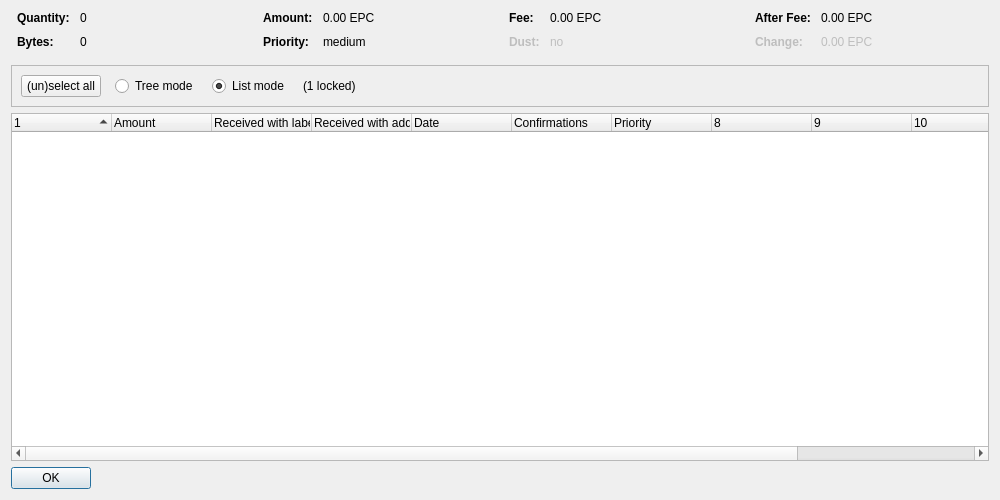
<?xml version="1.0" encoding="UTF-8"?>
<ui version="4.0">
 <class>CoinControlDialog</class>
 <widget class="QDialog" name="CoinControlDialog">
  <property name="geometry">
   <rect>
    <x>0</x>
    <y>0</y>
    <width>1000</width>
    <height>500</height>
   </rect>
  </property>
  <property name="windowTitle">
   <string>Coin Selection</string>
  </property>
  <layout class="QVBoxLayout" name="verticalLayout">
   <item>
    <layout class="QHBoxLayout" name="horizontalLayoutTop" stretch="0,0,0,0">
     <property name="topMargin">
      <number>0</number>
     </property>
     <property name="bottomMargin">
      <number>10</number>
     </property>
     <item>
      <layout class="QFormLayout" name="formLayoutCoinControl1">
       <property name="horizontalSpacing">
        <number>10</number>
       </property>
       <property name="verticalSpacing">
        <number>10</number>
       </property>
       <property name="leftMargin">
        <number>6</number>
       </property>
       <property name="rightMargin">
        <number>6</number>
       </property>
       <item row="0" column="0">
        <widget class="QLabel" name="labelCoinControlQuantityText">
         <property name="font">
          <font>
           <weight>75</weight>
           <bold>true</bold>
          </font>
         </property>
         <property name="text">
          <string>Quantity:</string>
         </property>
        </widget>
       </item>
       <item row="0" column="1">
        <widget class="QLabel" name="labelCoinControlQuantity">
         <property name="cursor">
          <cursorShape>IBeamCursor</cursorShape>
         </property>
         <property name="contextMenuPolicy">
          <enum>Qt::ActionsContextMenu</enum>
         </property>
         <property name="text">
          <string notr="true">0</string>
         </property>
         <property name="textInteractionFlags">
          <set>Qt::LinksAccessibleByMouse|Qt::TextSelectableByKeyboard|Qt::TextSelectableByMouse</set>
         </property>
        </widget>
       </item>
       <item row="1" column="0">
        <widget class="QLabel" name="labelCoinControlBytesText">
         <property name="font">
          <font>
           <weight>75</weight>
           <bold>true</bold>
          </font>
         </property>
         <property name="text">
          <string>Bytes:</string>
         </property>
        </widget>
       </item>
       <item row="1" column="1">
        <widget class="QLabel" name="labelCoinControlBytes">
         <property name="cursor">
          <cursorShape>IBeamCursor</cursorShape>
         </property>
         <property name="contextMenuPolicy">
          <enum>Qt::ActionsContextMenu</enum>
         </property>
         <property name="text">
          <string notr="true">0</string>
         </property>
         <property name="textInteractionFlags">
          <set>Qt::LinksAccessibleByMouse|Qt::TextSelectableByKeyboard|Qt::TextSelectableByMouse</set>
         </property>
        </widget>
       </item>
      </layout>
     </item>
     <item>
      <layout class="QFormLayout" name="formLayoutCoinControl2">
       <property name="horizontalSpacing">
        <number>10</number>
       </property>
       <property name="verticalSpacing">
        <number>10</number>
       </property>
       <property name="leftMargin">
        <number>6</number>
       </property>
       <property name="rightMargin">
        <number>6</number>
       </property>
       <item row="0" column="0">
        <widget class="QLabel" name="labelCoinControlAmountText">
         <property name="font">
          <font>
           <weight>75</weight>
           <bold>true</bold>
          </font>
         </property>
         <property name="text">
          <string>Amount:</string>
         </property>
        </widget>
       </item>
       <item row="0" column="1">
        <widget class="QLabel" name="labelCoinControlAmount">
         <property name="cursor">
          <cursorShape>IBeamCursor</cursorShape>
         </property>
         <property name="contextMenuPolicy">
          <enum>Qt::ActionsContextMenu</enum>
         </property>
         <property name="text">
          <string notr="true">0.00 EPC</string>
         </property>
         <property name="textInteractionFlags">
          <set>Qt::LinksAccessibleByMouse|Qt::TextSelectableByKeyboard|Qt::TextSelectableByMouse</set>
         </property>
        </widget>
       </item>
       <item row="1" column="0">
        <widget class="QLabel" name="labelCoinControlPriorityText">
         <property name="font">
          <font>
           <weight>75</weight>
           <bold>true</bold>
          </font>
         </property>
         <property name="text">
          <string>Priority:</string>
         </property>
        </widget>
       </item>
       <item row="1" column="1">
        <widget class="QLabel" name="labelCoinControlPriority">
         <property name="cursor">
          <cursorShape>IBeamCursor</cursorShape>
         </property>
         <property name="contextMenuPolicy">
          <enum>Qt::ActionsContextMenu</enum>
         </property>
         <property name="text">
          <string notr="true">medium</string>
         </property>
         <property name="textInteractionFlags">
          <set>Qt::LinksAccessibleByMouse|Qt::TextSelectableByKeyboard|Qt::TextSelectableByMouse</set>
         </property>
        </widget>
       </item>
      </layout>
     </item>
     <item>
      <layout class="QFormLayout" name="formLayoutCoinControl3">
       <property name="horizontalSpacing">
        <number>10</number>
       </property>
       <property name="verticalSpacing">
        <number>10</number>
       </property>
       <property name="leftMargin">
        <number>6</number>
       </property>
       <property name="rightMargin">
        <number>6</number>
       </property>
       <item row="0" column="0">
        <widget class="QLabel" name="labelCoinControlFeeText">
         <property name="font">
          <font>
           <weight>75</weight>
           <bold>true</bold>
          </font>
         </property>
         <property name="text">
          <string>Fee:</string>
         </property>
        </widget>
       </item>
       <item row="0" column="1">
        <widget class="QLabel" name="labelCoinControlFee">
         <property name="cursor">
          <cursorShape>IBeamCursor</cursorShape>
         </property>
         <property name="contextMenuPolicy">
          <enum>Qt::ActionsContextMenu</enum>
         </property>
         <property name="text">
          <string notr="true">0.00 EPC</string>
         </property>
         <property name="textInteractionFlags">
          <set>Qt::LinksAccessibleByMouse|Qt::TextSelectableByKeyboard|Qt::TextSelectableByMouse</set>
         </property>
        </widget>
       </item>
       <item row="1" column="0">
        <widget class="QLabel" name="labelCoinControlLowOutputText">
         <property name="enabled">
          <bool>false</bool>
         </property>
         <property name="font">
          <font>
           <weight>75</weight>
           <bold>true</bold>
          </font>
         </property>
         <property name="text">
          <string>Dust:</string>
         </property>
        </widget>
       </item>
       <item row="1" column="1">
        <widget class="QLabel" name="labelCoinControlLowOutput">
         <property name="enabled">
          <bool>false</bool>
         </property>
         <property name="cursor">
          <cursorShape>IBeamCursor</cursorShape>
         </property>
         <property name="contextMenuPolicy">
          <enum>Qt::ActionsContextMenu</enum>
         </property>
         <property name="text">
          <string notr="true">no</string>
         </property>
         <property name="textInteractionFlags">
          <set>Qt::LinksAccessibleByMouse|Qt::TextSelectableByKeyboard|Qt::TextSelectableByMouse</set>
         </property>
        </widget>
       </item>
      </layout>
     </item>
     <item>
      <layout class="QFormLayout" name="formLayoutCoinControl4">
       <property name="horizontalSpacing">
        <number>10</number>
       </property>
       <property name="verticalSpacing">
        <number>10</number>
       </property>
       <property name="leftMargin">
        <number>6</number>
       </property>
       <property name="rightMargin">
        <number>6</number>
       </property>
       <item row="0" column="0">
        <widget class="QLabel" name="labelCoinControlAfterFeeText">
         <property name="font">
          <font>
           <weight>75</weight>
           <bold>true</bold>
          </font>
         </property>
         <property name="text">
          <string>After Fee:</string>
         </property>
        </widget>
       </item>
       <item row="0" column="1">
        <widget class="QLabel" name="labelCoinControlAfterFee">
         <property name="cursor">
          <cursorShape>IBeamCursor</cursorShape>
         </property>
         <property name="contextMenuPolicy">
          <enum>Qt::ActionsContextMenu</enum>
         </property>
         <property name="text">
          <string notr="true">0.00 EPC</string>
         </property>
         <property name="textInteractionFlags">
          <set>Qt::LinksAccessibleByMouse|Qt::TextSelectableByKeyboard|Qt::TextSelectableByMouse</set>
         </property>
        </widget>
       </item>
       <item row="1" column="0">
        <widget class="QLabel" name="labelCoinControlChangeText">
         <property name="enabled">
          <bool>false</bool>
         </property>
         <property name="font">
          <font>
           <weight>75</weight>
           <bold>true</bold>
          </font>
         </property>
         <property name="text">
          <string>Change:</string>
         </property>
        </widget>
       </item>
       <item row="1" column="1">
        <widget class="QLabel" name="labelCoinControlChange">
         <property name="enabled">
          <bool>false</bool>
         </property>
         <property name="cursor">
          <cursorShape>IBeamCursor</cursorShape>
         </property>
         <property name="contextMenuPolicy">
          <enum>Qt::ActionsContextMenu</enum>
         </property>
         <property name="text">
          <string notr="true">0.00 EPC</string>
         </property>
         <property name="textInteractionFlags">
          <set>Qt::LinksAccessibleByMouse|Qt::TextSelectableByKeyboard|Qt::TextSelectableByMouse</set>
         </property>
        </widget>
       </item>
      </layout>
     </item>
    </layout>
   </item>
   <item>
    <widget class="QFrame" name="frame">
     <property name="minimumSize">
      <size>
       <width>0</width>
       <height>40</height>
      </size>
     </property>
     <property name="frameShape">
      <enum>QFrame::StyledPanel</enum>
     </property>
     <property name="frameShadow">
      <enum>QFrame::Sunken</enum>
     </property>
     <layout class="QHBoxLayout" name="horizontalLayout">
      <item>
       <layout class="QHBoxLayout" name="horizontalLayoutPanel" stretch="0,0,0,0,0">
        <property name="spacing">
         <number>14</number>
        </property>
        <item>
         <widget class="QPushButton" name="pushButtonSelectAll">
          <property name="sizePolicy">
           <sizepolicy hsizetype="Maximum" vsizetype="Fixed">
            <horstretch>0</horstretch>
            <verstretch>0</verstretch>
           </sizepolicy>
          </property>
          <property name="text">
           <string>(un)select all</string>
          </property>
          <property name="autoDefault">
           <bool>false</bool>
          </property>
         </widget>
        </item>
        <item>
         <widget class="QRadioButton" name="radioTreeMode">
          <property name="sizePolicy">
           <sizepolicy hsizetype="Maximum" vsizetype="Fixed">
            <horstretch>0</horstretch>
            <verstretch>0</verstretch>
           </sizepolicy>
          </property>
          <property name="text">
           <string>Tree mode</string>
          </property>
         </widget>
        </item>
        <item>
         <widget class="QRadioButton" name="radioListMode">
          <property name="sizePolicy">
           <sizepolicy hsizetype="Maximum" vsizetype="Fixed">
            <horstretch>0</horstretch>
            <verstretch>0</verstretch>
           </sizepolicy>
          </property>
          <property name="text">
           <string>List mode</string>
          </property>
          <property name="checked">
           <bool>true</bool>
          </property>
         </widget>
        </item>
        <item>
         <widget class="QLabel" name="labelLocked">
          <property name="text">
           <string notr="true">(1 locked)</string>
          </property>
         </widget>
        </item>
        <item>
         <spacer name="horizontalSpacer">
          <property name="orientation">
           <enum>Qt::Horizontal</enum>
          </property>
          <property name="sizeHint" stdset="0">
           <size>
            <width>40</width>
            <height>20</height>
           </size>
          </property>
         </spacer>
        </item>
       </layout>
      </item>
     </layout>
    </widget>
   </item>
   <item>
    <widget class="CoinControlTreeWidget" name="treeWidget">
     <property name="contextMenuPolicy">
      <enum>Qt::CustomContextMenu</enum>
     </property>
     <property name="sortingEnabled">
      <bool>false</bool>
     </property>
     <property name="columnCount">
      <number>12</number>
     </property>
     <attribute name="headerShowSortIndicator" stdset="0">
      <bool>true</bool>
     </attribute>
     <attribute name="headerStretchLastSection">
      <bool>false</bool>
     </attribute>
     <column>
      <property name="text">
       <string/>
      </property>
     </column>
     <column>
      <property name="text">
       <string>Amount</string>
      </property>
     </column>
     <column>
      <property name="text">
       <string>Received with label</string>
      </property>
     </column>
     <column>
      <property name="text">
       <string>Received with address</string>
      </property>
     </column>
     <column>
      <property name="text">
       <string>Date</string>
      </property>
     </column>
     <column>
      <property name="text">
       <string>Confirmations</string>
      </property>
      <property name="toolTip">
       <string>Confirmed</string>
      </property>
     </column>
     <column>
      <property name="text">
       <string>Priority</string>
      </property>
     </column>
     <column>
      <property name="text">
       <string/>
      </property>
     </column>
     <column>
      <property name="text">
       <string/>
      </property>
     </column>
     <column>
      <property name="text">
       <string/>
      </property>
     </column>
     <column>
      <property name="text">
       <string/>
      </property>
     </column>
     <column>
      <property name="text">
       <string/>
      </property>
     </column>
    </widget>
   </item>
   <item>
    <widget class="QDialogButtonBox" name="buttonBox">
     <property name="sizePolicy">
      <sizepolicy hsizetype="Maximum" vsizetype="Fixed">
       <horstretch>0</horstretch>
       <verstretch>0</verstretch>
      </sizepolicy>
     </property>
     <property name="orientation">
      <enum>Qt::Horizontal</enum>
     </property>
     <property name="standardButtons">
      <set>QDialogButtonBox::Ok</set>
     </property>
    </widget>
   </item>
  </layout>
 </widget>
 <customwidgets>
  <customwidget>
   <class>CoinControlTreeWidget</class>
   <extends>QTreeWidget</extends>
   <header>coincontroltreewidget.h</header>
  </customwidget>
 </customwidgets>
 <resources/>
 <connections/>
</ui>
